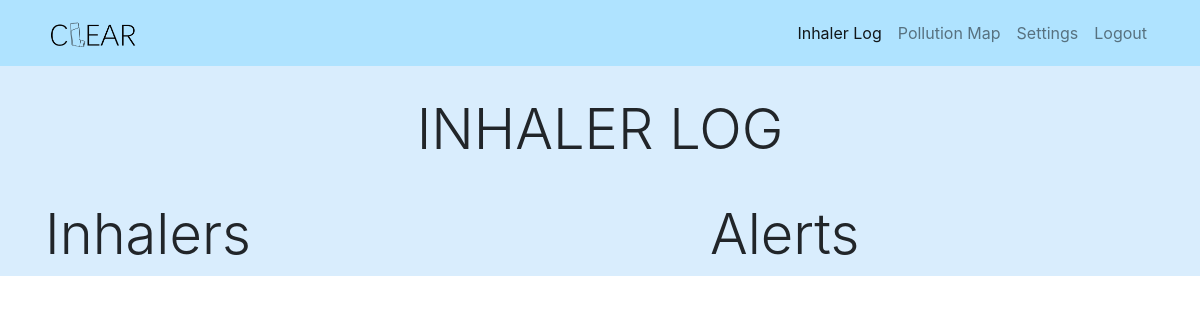
/clear/inhalers/, run on an earlier commit of the app's database.
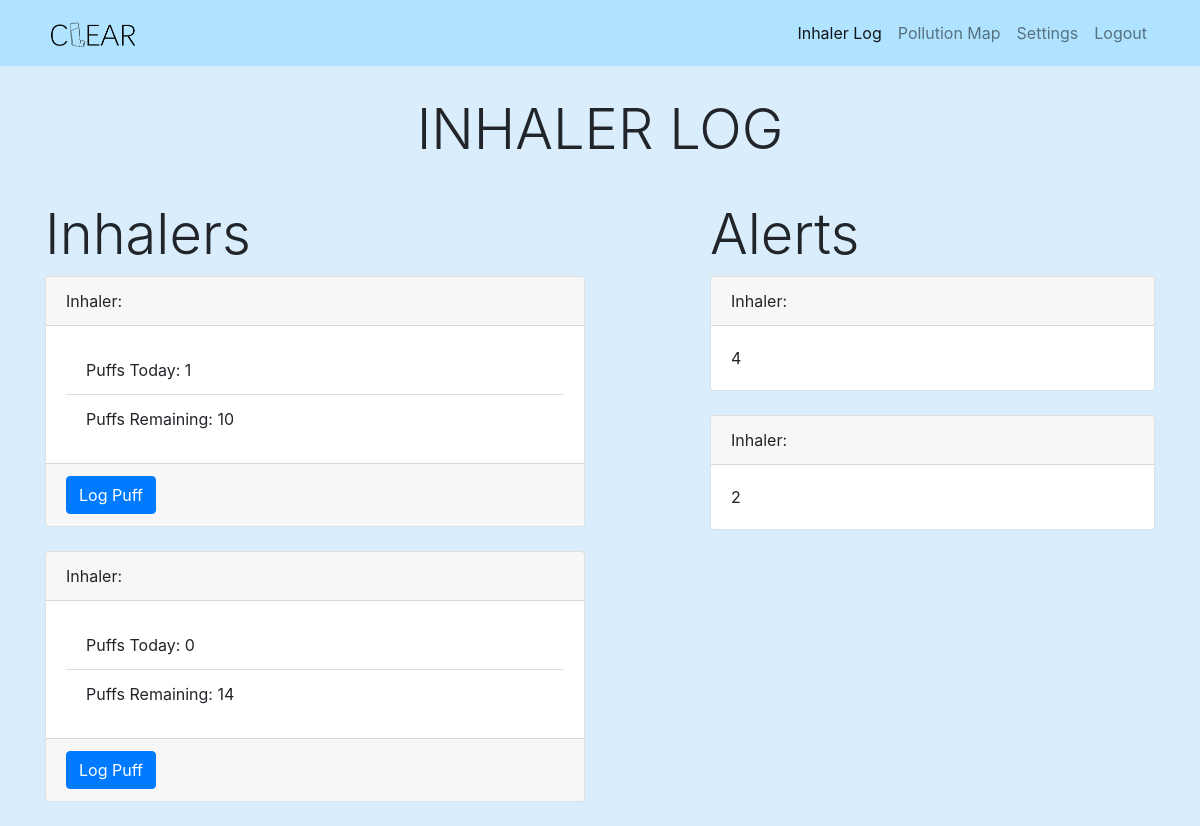
And on a later commit of the database.
### Clear/models.py (models this page shows, shortened)
class UserInhaler(models.Model):
    user_id = models.ForeignKey(settings.AUTH_USER_MODEL, on_delete=models.CASCADE, related_name='inhalers_user', null=False)
    inhaler_id = models.ForeignKey('Inhaler', on_delete=models.PROTECT, related_name='users_inhaler', null=False)
    puffs_today = models.IntegerField(default=0)
    puffs_remaining = models.IntegerField(null=False)
    dose = models.IntegerField(help_text='Dose in micrograms')
    puffs = models.IntegerField(help_text='Number of puffs per usage')
    frequency = models.IntegerField(help_text='Number of uses per day')
    class Meta:
        verbose_name = 'User Inhaler'
        verbose_name_plural = 'Users Inhalers'
        ordering = ['id']

### Clear/views.py (the view)
# urls.py: path('inhalers/', views.UserInhalerView.as_view(), name='inhalers'),
class UserInhalerView(ListView):
    model = UserInhaler
    template_name = 'clear/main/inhaler.html'

### Clear/templates/clear/main/inhaler.html (shortened to what this page needs)
{% extends "clear/main/base.html" %}
{% block nav_item_inhaler %}active{% endblock nav_item_inhaler %}
{% block content %}
        <div class="container">
            <div class="row justify-content-center">
                <h1 class="page-title display-4" >INHALER LOG</h1>
            </div>
          <div class="row">
            <div class="col-xs-12 col-sm-6">
              <h2 class="display-4" >Inhalers</h2>
            {% for UserInhaler in object_list %}
                <div class="card mb-4">
                    <div class="card-header">
                        Inhaler: {{Inhaler.UserInhaler.name}}
                    </div>
                    <div class="card-body">
                        <ul class="list-group list-group-flush">
                        <li class="list-group-item">Puffs Today: {{UserInhaler.puffs_today}}</li>
                        <li class="list-group-item">Puffs Remaining: {{UserInhaler.puffs_remaining}}</li>
                        </ul>
                    </div>
                <div class="card-footer">
                    <form enctype="multipart/form-data" method="post" action="/clear/inhaler/log_puff/{{UserInhaler.id}}">
                    <button type="submit" class="btn btn-primary">Log Puff</button>
                        </form>
                </div>
                </div>
            {% endfor %}
            </div>
            <div class="col-xs-12 col-sm-5 offset-md-1">
              <h2 class="display-4" >Alerts</h2>
                {% for UserInhaler in object_list %}
                    <div class="card mb-4">
                        <div class="card-header">
                            Inhaler: {{Inhaler.UserInhaler.name}}
                        </div>
                        <div class="card-body">
                            <ul class="list-group list-group-flush">
                                {% widthratio UserInhaler.puffs 1 UserInhaler.frequency %}
                            </ul>
                        </div>
                    </div>
                {% endfor %}
            </div>
          </div>
        </div>
{% endblock content %}

What changed in the data, as far as the page shows it:
added UserInhaler: puffs_today "1", puffs_remaining "10", puffs+frequency "4"
added UserInhaler: puffs_today "0", puffs_remaining "14", puffs+frequency "2"
